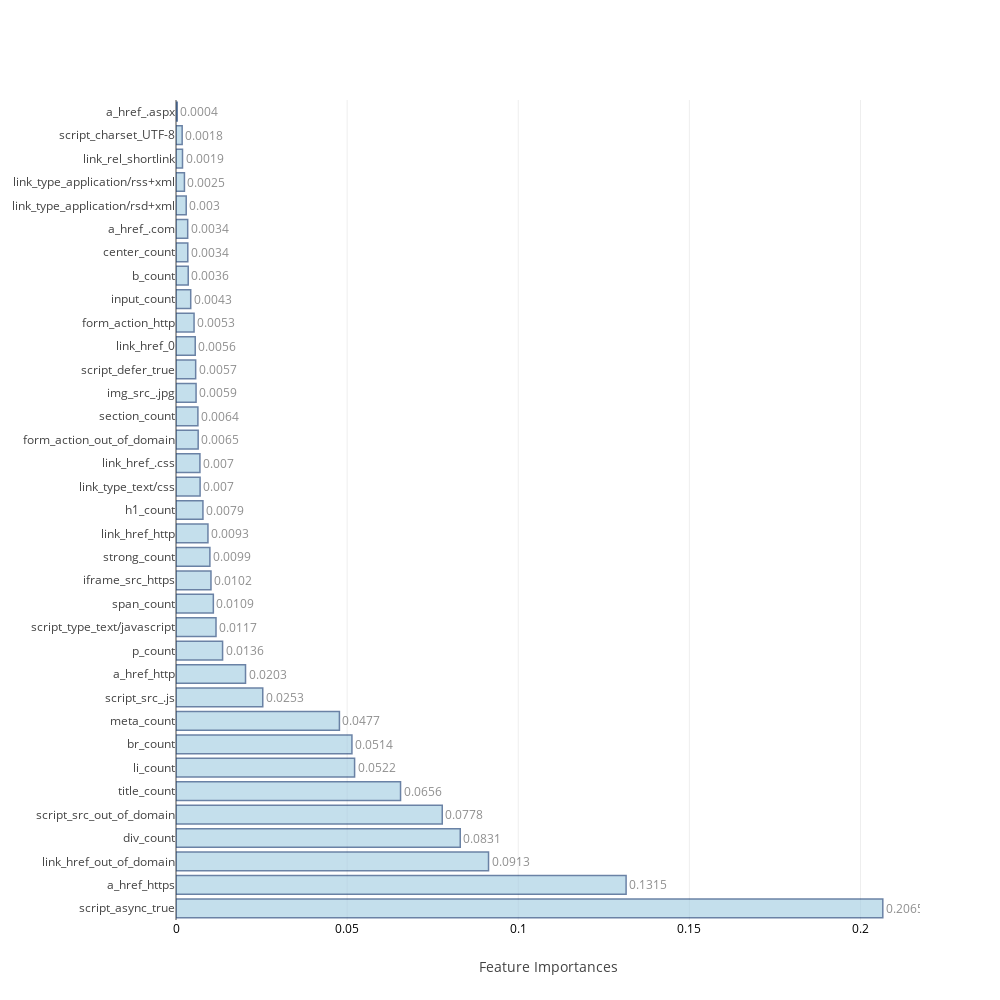
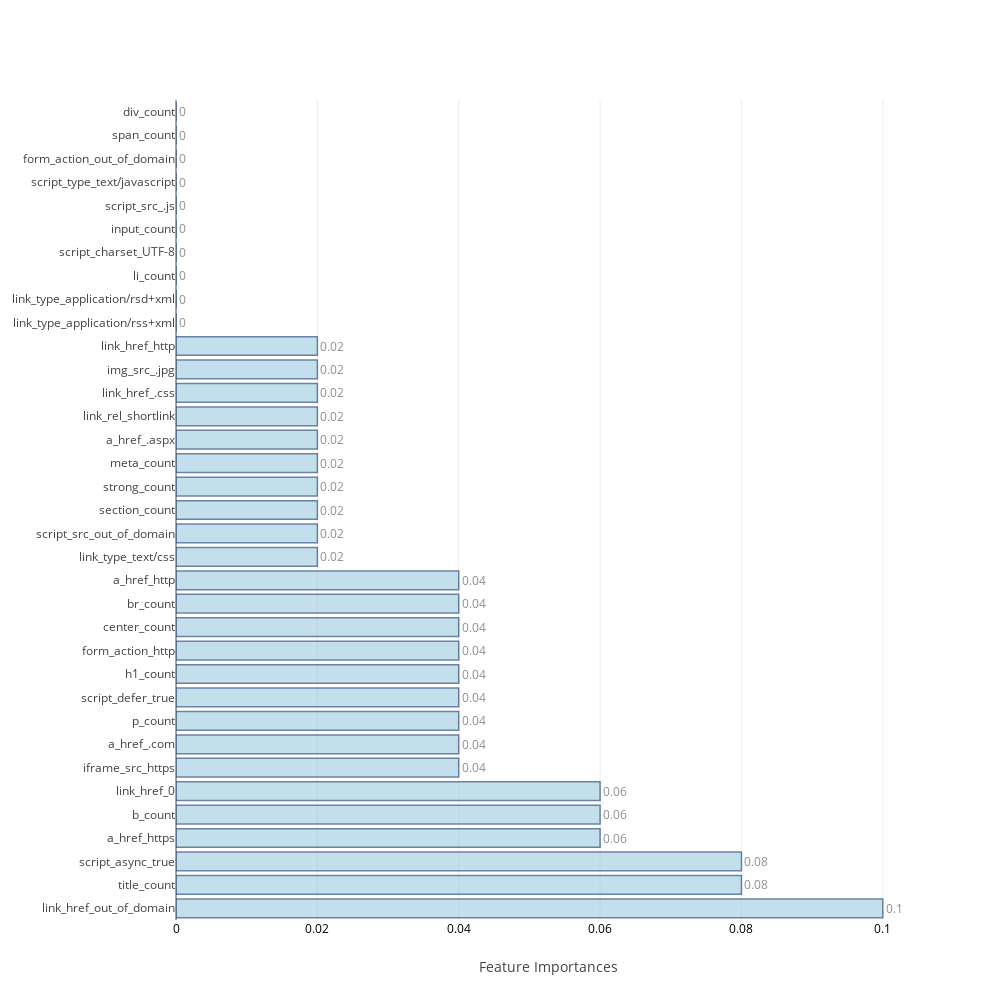

Here is the notebook cell these charts were saved with, in order:
### Code cell
## Table to store training and test measures so we can compare later
table_80_80_train=pd.DataFrame(columns=['accuracy','TP','TN','FP','FN','FPR','FNR'])
table_80_80_test=pd.DataFrame(columns=['accuracy','TP','TN','FP','FN','FPR','FNR','auc','mcc'])

feat_imp=[None]*4
j=0
for i in range(0,8):
    if i>=2 and i<=5:
        model,cm_train,cm_test,acc_train,acc_test,roc_auc,feat_imp[j],mcc=f[i](X_train,Y_train,scaled_X_test,test_Y,columns)
        j=j+1
    else:
        model,cm_train,cm_test,acc_train,acc_test,roc_auc,mcc=f[i](X_train,Y_train,scaled_X_test,test_Y)
    table_80_80_train.loc[i]=   ([acc_train,cm_train.TP,cm_train.TN,cm_train.FP,cm_train.FN,cm_train.FPR,cm_train.FNR])
    table_80_80_test.loc[i] =   ([acc_test ,cm_test.TP, cm_test.TN, cm_test.FP, cm_test.FN, cm_test.FPR, cm_test.FNR,roc_auc,mcc])
    print("\n")

### Figure 1 — Plotly figure (JSON) as saved in the notebook; plotly's stock layout.template omitted (floating-point values rounded to 4 significant figures)
{"data": [{"marker": {"color": "rgb(158,202,225)", "line": {"color": "rgb(8,48,107)", "width": 1.5}}, "opacity": 0.6, "orientation": "h", "text": [0.2065, 0.1315, 0.0913, 0.0831, 0.0778, 0.0656, 0.0522, 0.0514, 0.0477, 0.0253, 0.0203, 0.0136, 0.0117, 0.0109, 0.0102, 0.0099, 0.0093, 0.0079, 0.007, 0.007, 0.0065, 0.0064, 0.0059, 0.0057, 0.0056, 0.0053, 0.0043, 0.0036, 0.0034, 0.0034, 0.003, 0.0025, 0.0019, 0.0018, 0.0004], "textposition": "outside", "type": "bar", "uid": "05374d13-0f73-4205-a9b0-d895333c07d3", "x": [0.2065, 0.1315, 0.09132, 0.08305, 0.07779, 0.06561, 0.05218, 0.0514, 0.04775, 0.02535, 0.02031, 0.01361, 0.01169, 0.01091, 0.01022, 0.009903, 0.009336, 0.007868, 0.007042, 0.006992, 0.006479, 0.0064, 0.005865, 0.005747, 0.005619, 0.005278, 0.004302, 0.00357, 0.003446, 0.003416, 0.002984, 0.002462, 0.001903, 0.001803, 0.0003663], "y": ["script_async_true", "a_href_https", "link_href_out_of_domain", "div_count", "script_src_out_of_domain", "title_count", "li_count", "br_count", "meta_count", "script_src_.js", "a_href_http", "p_count", "script_type_text/javascript", "span_count", "iframe_src_https", "strong_count", "link_href_http", "h1_count", "link_type_text/css", "link_href_.css", "form_action_out_of_domain", "section_count", "img_src_.jpg", "script_defer_true", "link_href_0", "form_action_http", "input_count", "b_count", "center_count", "a_href_.com", "link_type_application/rsd+xml", "link_type_application/rss+xml", "link_rel_shortlink", "script_charset_UTF-8", "a_href_.aspx"]}], "layout": {"autosize": false, "height": 1000, "width": 1000, "xaxis": {"tickfont": {"color": "black", "size": 12}, "title": "Feature Importances"}, "yaxis": {"automargin": true}}}

### Figure 2 — Plotly figure (JSON) as saved in the notebook; plotly's stock layout.template omitted (floating-point values rounded to 4 significant figures)
{"data": [{"marker": {"color": "rgb(158,202,225)", "line": {"color": "rgb(8,48,107)", "width": 1.5}}, "opacity": 0.6, "orientation": "h", "text": [0.1, 0.08, 0.08, 0.06, 0.06, 0.06, 0.04, 0.04, 0.04, 0.04, 0.04, 0.04, 0.04, 0.04, 0.04, 0.02, 0.02, 0.02, 0.02, 0.02, 0.02, 0.02, 0.02, 0.02, 0.02, 0, 0, 0, 0, 0, 0, 0, 0, 0, 0], "textposition": "outside", "type": "bar", "uid": "79aa6562-aaec-458e-975e-43c9e44e0238", "x": [0.1, 0.08, 0.08, 0.06, 0.06, 0.06, 0.04, 0.04, 0.04, 0.04, 0.04, 0.04, 0.04, 0.04, 0.04, 0.02, 0.02, 0.02, 0.02, 0.02, 0.02, 0.02, 0.02, 0.02, 0.02, 0, 0, 0, 0, 0, 0, 0, 0, 0, 0], "y": ["link_href_out_of_domain", "title_count", "script_async_true", "a_href_https", "b_count", "link_href_0", "iframe_src_https", "a_href_.com", "p_count", "script_defer_true", "h1_count", "form_action_http", "center_count", "br_count", "a_href_http", "link_type_text/css", "script_src_out_of_domain", "section_count", "strong_count", "meta_count", "a_href_.aspx", "link_rel_shortlink", "link_href_.css", "img_src_.jpg", "link_href_http", "link_type_application/rss+xml", "link_type_application/rsd+xml", "li_count", "script_charset_UTF-8", "input_count", "script_src_.js", "script_type_text/javascript", "form_action_out_of_domain", "span_count", "div_count"]}], "layout": {"autosize": false, "height": 1000, "width": 1000, "xaxis": {"tickfont": {"color": "black", "size": 12}, "title": "Feature Importances"}, "yaxis": {"automargin": true}}}
